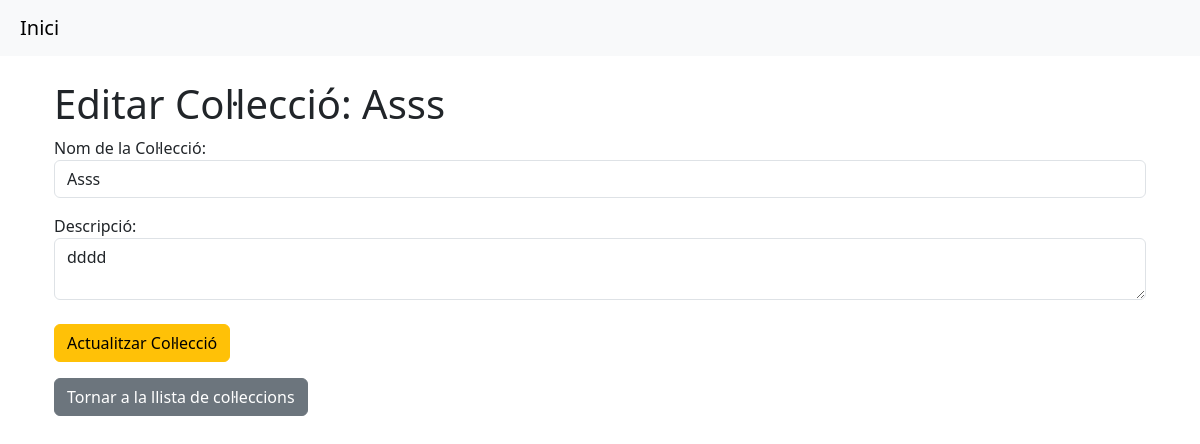
/collections/edit/2, run on an earlier commit of the app's database.
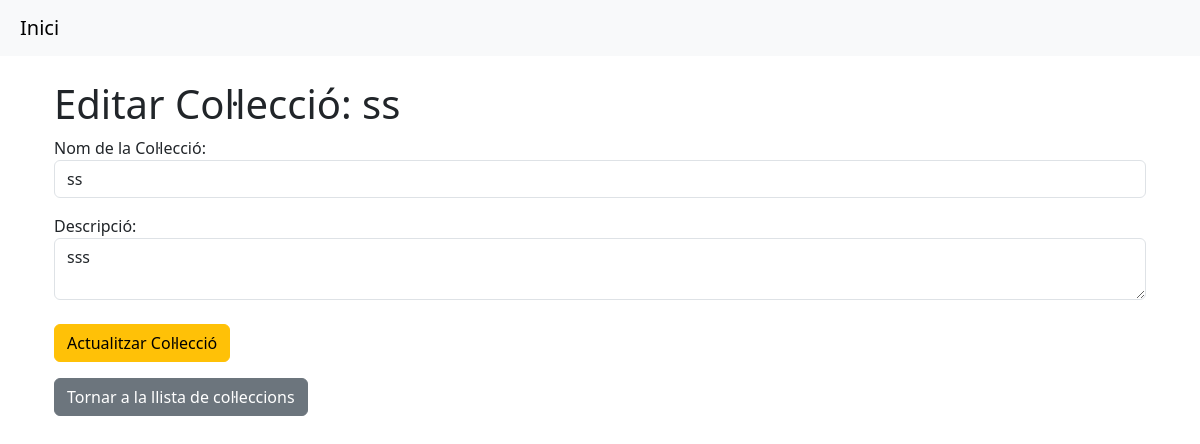
And on a later commit of the database.
### models/collection.py (models this page shows)
class Collection(Base):
    __tablename__ = 'collections'
    id = Column(Integer, primary_key=True, index=True)
    name = Column(String, index=True)
    description = Column(String)
    teams = relationship("Team", back_populates="collection", cascade="all, delete-orphan")
    players = relationship("Player", back_populates="collection")  # 🔥 Relació amb Player

### routers/collections.py (the view)
@router.get("/collections/edit/{collection_id}")
def edit_collection(request: Request, collection_id: int, db: Session = Depends(get_db)):
    collection = get_collection(db, collection_id)
    if not collection:
        raise HTTPException(status_code=404, detail="Collection not found")
    return templates.TemplateResponse("edit_collection.html", {"request": request, "collection": collection})

### templates/edit_collection.html (shortened to what this page needs)
{% extends "base.html" %}
{% block content %}
<!DOCTYPE html>
<html lang="ca">
<head>
</head>
<body>
    <div class="container mt-4">
        <h1>Editar Col·lecció: {{ collection.name }}</h1>
        <form action="/collections/edit/{{ collection.id }}" method="POST">
            <div class="form-group">
                <label for="name">Nom de la Col·lecció:</label>
                <input type="text" id="name" name="name" class="form-control" value="{{ collection.name }}" required>
            </div>
            <div class="form-group mt-3">
                <label for="description">Descripció:</label>
                <textarea id="description" name="description" class="form-control" required>{{ collection.description }}</textarea>
            </div>
            <div class="mt-4">
                <button type="submit" class="btn btn-warning">Actualitzar Col·lecció</button>
            </div>
        </form>
        <a href="/" class="btn btn-secondary mt-3">Tornar a la llista de col·leccions</a>
    </div>
</body>
</html>
{% endblock %}

What changed in the data, as far as the page shows it:
changed Collection: name "Asss" → "ss"; description "dddd" → "sss"
